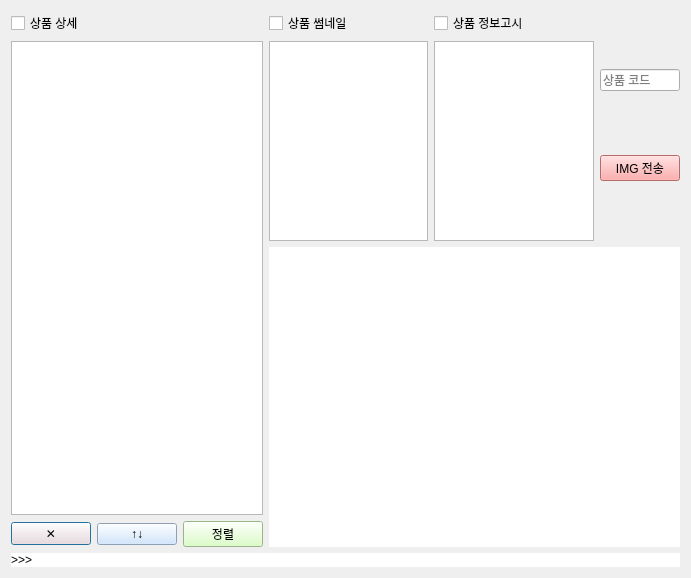
<?xml version="1.0" encoding="UTF-8"?>
<ui version="4.0">
 <class>Dialog</class>
 <widget class="QDialog" name="Dialog">
  <property name="enabled">
   <bool>true</bool>
  </property>
  <property name="geometry">
   <rect>
    <x>0</x>
    <y>0</y>
    <width>691</width>
    <height>354</height>
   </rect>
  </property>
  <property name="acceptDrops">
   <bool>true</bool>
  </property>
  <property name="windowTitle">
   <string>Dialog</string>
  </property>
  <property name="autoFillBackground">
   <bool>false</bool>
  </property>
  <layout class="QGridLayout" name="gridLayout">
   <item row="0" column="0">
    <layout class="QVBoxLayout" name="verticalLayout_6">
     <item>
      <layout class="QHBoxLayout" name="horizontalLayout_3">
       <item>
        <layout class="QVBoxLayout" name="verticalLayout_4">
         <item>
          <widget class="QCheckBox" name="detailCheck">
           <property name="text">
            <string>상품 상세</string>
           </property>
           <property name="checked">
            <bool>false</bool>
           </property>
          </widget>
         </item>
         <item>
          <widget class="QListWidget" name="detailList">
           <property name="acceptDrops">
            <bool>true</bool>
           </property>
           <property name="dragEnabled">
            <bool>false</bool>
           </property>
           <property name="dragDropOverwriteMode">
            <bool>false</bool>
           </property>
           <property name="dragDropMode">
            <enum>QAbstractItemView::InternalMove</enum>
           </property>
           <property name="defaultDropAction">
            <enum>Qt::MoveAction</enum>
           </property>
          </widget>
         </item>
         <item>
          <layout class="QHBoxLayout" name="horizontalLayout">
           <item>
            <widget class="QPushButton" name="reloadButton">
             <property name="styleSheet">
              <string notr="true">color: rgb(0, 0, 0);
background-color: rgb(255, 221, 219);</string>
             </property>
             <property name="text">
              <string>✕</string>
             </property>
            </widget>
           </item>
           <item>
            <widget class="QPushButton" name="switchButton">
             <property name="styleSheet">
              <string notr="true">color: rgb(0, 0, 0);
background-color: rgb(198, 224, 255);</string>
             </property>
             <property name="text">
              <string>↑↓</string>
             </property>
            </widget>
           </item>
           <item>
            <widget class="QPushButton" name="orderButton">
             <property name="styleSheet">
              <string notr="true">color: rgb(0, 0, 0);
background-color:rgb(212, 254, 186)</string>
             </property>
             <property name="text">
              <string>정렬</string>
             </property>
            </widget>
           </item>
          </layout>
         </item>
        </layout>
       </item>
       <item>
        <layout class="QVBoxLayout" name="verticalLayout_5">
         <item>
          <layout class="QHBoxLayout" name="horizontalLayout_2">
           <item>
            <layout class="QVBoxLayout" name="verticalLayout">
             <item>
              <widget class="QCheckBox" name="thumbnailCheck">
               <property name="text">
                <string>상품 썸네일</string>
               </property>
               <property name="checked">
                <bool>false</bool>
               </property>
              </widget>
             </item>
             <item>
              <widget class="QListWidget" name="thumbnailList">
               <property name="enabled">
                <bool>true</bool>
               </property>
               <property name="minimumSize">
                <size>
                 <width>0</width>
                 <height>200</height>
                </size>
               </property>
               <property name="maximumSize">
                <size>
                 <width>16777215</width>
                 <height>300</height>
                </size>
               </property>
               <property name="acceptDrops">
                <bool>true</bool>
               </property>
               <property name="dragEnabled">
                <bool>false</bool>
               </property>
               <property name="dragDropOverwriteMode">
                <bool>false</bool>
               </property>
               <property name="dragDropMode">
                <enum>QAbstractItemView::InternalMove</enum>
               </property>
              </widget>
             </item>
            </layout>
           </item>
           <item>
            <layout class="QVBoxLayout" name="verticalLayout_2">
             <item>
              <widget class="QCheckBox" name="infoCheck">
               <property name="enabled">
                <bool>true</bool>
               </property>
               <property name="text">
                <string>상품 정보고시</string>
               </property>
               <property name="checked">
                <bool>false</bool>
               </property>
              </widget>
             </item>
             <item>
              <widget class="QListWidget" name="infoList">
               <property name="minimumSize">
                <size>
                 <width>0</width>
                 <height>200</height>
                </size>
               </property>
               <property name="maximumSize">
                <size>
                 <width>16777215</width>
                 <height>300</height>
                </size>
               </property>
               <property name="acceptDrops">
                <bool>true</bool>
               </property>
               <property name="dragEnabled">
                <bool>false</bool>
               </property>
               <property name="dragDropOverwriteMode">
                <bool>false</bool>
               </property>
               <property name="dragDropMode">
                <enum>QAbstractItemView::InternalMove</enum>
               </property>
              </widget>
             </item>
            </layout>
           </item>
           <item>
            <layout class="QVBoxLayout" name="verticalLayout_3">
             <item>
              <widget class="QLineEdit" name="codeForm">
               <property name="placeholderText">
                <string>상품 코드</string>
               </property>
              </widget>
             </item>
             <item>
              <widget class="QPushButton" name="pushButton">
               <property name="styleSheet">
                <string notr="true">background-color: rgb(255, 150, 150);</string>
               </property>
               <property name="text">
                <string>IMG 전송</string>
               </property>
              </widget>
             </item>
            </layout>
           </item>
          </layout>
         </item>
         <item>
          <widget class="QLabel" name="imgLabel">
           <property name="enabled">
            <bool>true</bool>
           </property>
           <property name="minimumSize">
            <size>
             <width>0</width>
             <height>300</height>
            </size>
           </property>
           <property name="maximumSize">
            <size>
             <width>16777215</width>
             <height>600000</height>
            </size>
           </property>
           <property name="styleSheet">
            <string notr="true">background-color:rgb(255,255,255);</string>
           </property>
           <property name="text">
            <string/>
           </property>
          </widget>
         </item>
        </layout>
       </item>
      </layout>
     </item>
     <item>
      <widget class="QLabel" name="consoleLabel">
       <property name="styleSheet">
        <string notr="true">background-color: rgb(255, 255, 255);</string>
       </property>
       <property name="text">
        <string>&gt;&gt;&gt;</string>
       </property>
       <property name="alignment">
        <set>Qt::AlignLeading|Qt::AlignLeft|Qt::AlignTop</set>
       </property>
       <property name="margin">
        <number>10</number>
       </property>
      </widget>
     </item>
    </layout>
   </item>
  </layout>
 </widget>
 <resources/>
 <connections/>
</ui>
